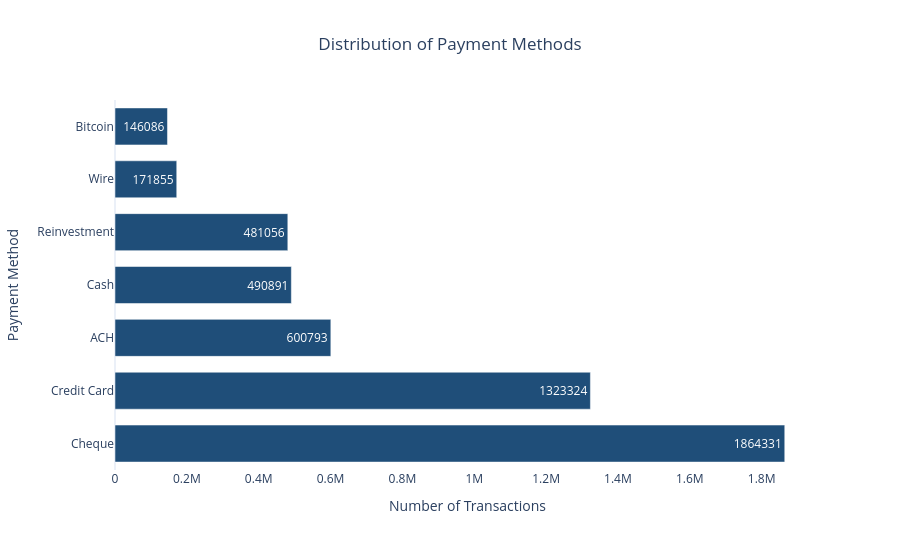

The cell this chart's notebook holds for it:
### Markdown cell above
#### Plot of distribution of payment method

### Code cell
payment_counts = (
    transactions_eda["payment_format"]
    .value_counts()
    .reset_index()
)

payment_counts.columns = [
    "Payment Method",
    "Transactions"
]

fig = px.bar(
    payment_counts,
    x="Transactions",
    y="Payment Method",
    orientation="h",
    text="Transactions",
    title="Distribution of Payment Methods",
    color_discrete_sequence=["#1F4E79"]
)




fig.update_layout(

    template="plotly_white",height=550,bargap=0.30,
    title_x=0.5,xaxis_title="Number of Transactions",yaxis_title="Payment Method",showlegend=False
    )
fig.update_xaxes(
    showgrid=False
)
fig.show()

### Figure 1 — Plotly figure (JSON) as saved in the notebook; plotly's stock layout.template omitted (floating-point values rounded to 4 significant figures)
{"data": [{"hovertemplate": "Transactions=%{text}<br>Payment Method=%{y}<extra></extra>", "legendgroup": "", "marker": {"color": "#1F4E79", "pattern": {"shape": ""}}, "name": "", "orientation": "h", "showlegend": false, "text": [1864000.0, 1323000.0, 600800.0, 490900.0, 481100.0, 171900.0, 146100.0], "textposition": "auto", "type": "bar", "x": [1864331, 1323324, 600793, 490891, 481056, 171855, 146086], "xaxis": "x", "y": ["Cheque", "Credit Card", "ACH", "Cash", "Reinvestment", "Wire", "Bitcoin"], "yaxis": "y"}], "layout": {"bargap": 0.3, "barmode": "relative", "height": 550, "legend": {"tracegroupgap": 0}, "showlegend": false, "title": {"text": "Distribution of Payment Methods", "x": 0.5}, "xaxis": {"anchor": "y", "domain": [0, 1], "showgrid": false, "title": {"text": "Number of Transactions"}}, "yaxis": {"anchor": "x", "domain": [0, 1], "title": {"text": "Payment Method"}}}}
